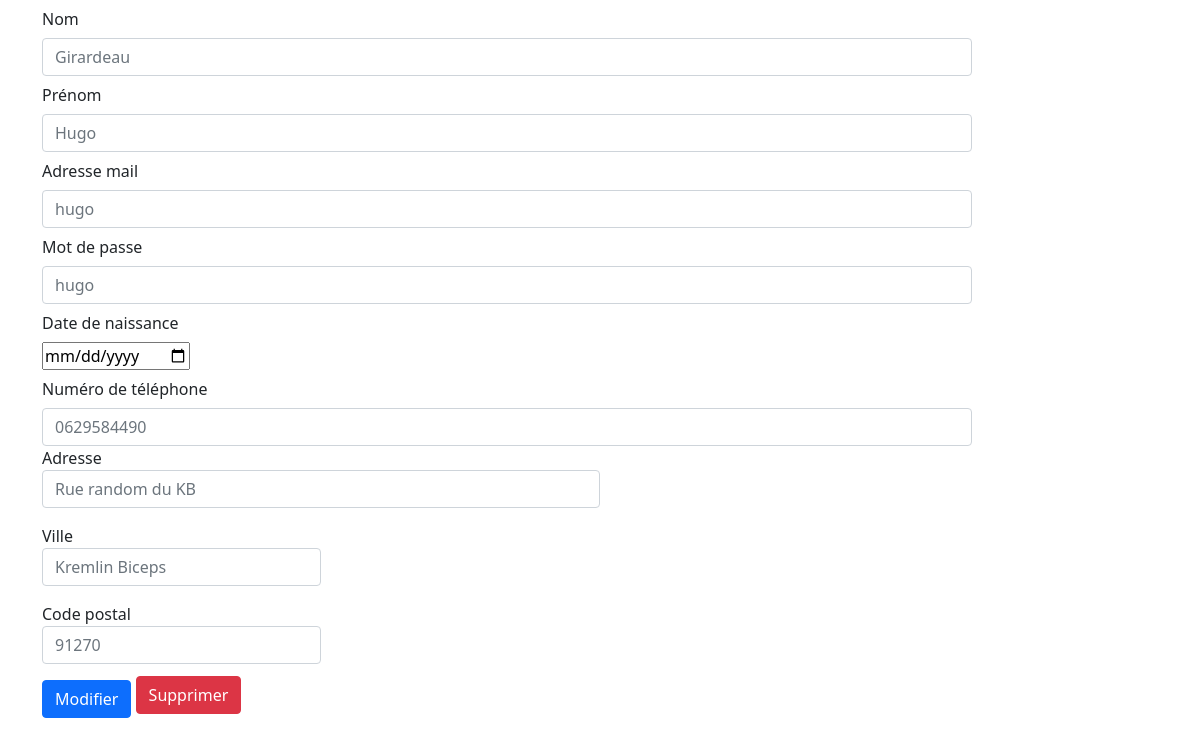
Screenshot of /modifierClient?id=1 with the database file from the repository.
### tables this page shows
CREATE TABLE IF NOT EXISTS `utilisateur` (
  `id` int(11) NOT NULL AUTO_INCREMENT,
  `nom` varchar(30) NOT NULL,
  `prenom` varchar(30) NOT NULL,
  `mail` varchar(50) NOT NULL,
  `mdp` varchar(50) NOT NULL,
  `date` date NOT NULL,
  `tel` varchar(10) NOT NULL,
  `idadresse` int(11) NOT NULL,
  PRIMARY KEY (`id`),
  KEY `idadresse` (`idadresse`)
);

CREATE TABLE IF NOT EXISTS `adresse` (
  `id` int(11) NOT NULL AUTO_INCREMENT,
  `rue` varchar(50) NOT NULL,
  `ville` varchar(50) NOT NULL,
  `cp` varchar(5) NOT NULL,
  PRIMARY KEY (`id`)
);

### modifierClient.php (the view, shortened to what this page needs)
<!DOCTYPE html>
<html lang=fr>
    <head>
        <link href="https://cdn.jsdelivr.net/npm/bootstrap@5.0.1/dist/css/bootstrap.min.css" rel="stylesheet">
        <link href="../css/style.css" rel="stylesheet">
        <?php
include 'config/connect.php';
$idclient = $_GET['id'];
?>
    </head>
    <body>
        <div class="container">
           <?php
                $sql = "SELECT * FROM utilisateur, adresse WHERE utilisateur.id =".$idclient." and utilisateur.idadresse = adresse.id";
                if ($result = $conn->query($sql)){
                    while ($obj = $result->fetch_object()){
                        ?>
                       <div class='col-12'>
                        <form action='modificationClient.php' method='post'>
                            <label for="inputNom" class="col-sm-2 col-form-label">Nom</label>
                        <div class="col-sm-10">
                            <input type="text" class="form-control" id="inputNom" placeholder=<?php echo $obj->nom ?> name="nom">
                        </div>
                        <label for="inputPrenom" class="col-sm-2 col-form-label">Prénom</label>
                    <div class="col-sm-10">
                        <input type="text" class="form-control" id="inputPrenom" placeholder=<?php echo $obj->prenom ?> name="prenom">
                    </div>
                    <label for="inputEmail" class="col-sm-2 col-form-label">Adresse mail</label>
                    <div class="col-sm-10">
                        <input type="text" class="form-control" id="inputEmail" placeholder=<?php echo $obj->mail ?> name="mail">
                    </div>
                    <label for="inputPassword" class="col-sm-2 col-form-label">Mot de passe</label>
                    <div class="col-sm-10">
                        <input type="password" class="form-control" id="inputPassword" placeholder=<?php echo $obj->mdp ?> name="mdp">
                    </div>
                    <label for="inputDate" class="col-sm-2 col-form-label">Date de naissance</label>
                    <div class="col-sm-10">
                        <input type="date" id="inputDate" name="date">
                    </div>
                    <label for="inputTel" class="col-sm-2 col-form-label">Numéro de téléphone</label>
                    <div class="col-sm-10">
                        <input type="text" class="form-control" id="inputEmail" placeholder=<?php echo $obj->tel ?> name="tel" onkeypress='return event.charCode >= 48 && event.charCode <= 57' maxlength="10" minlength="10">
                    </div>
                    <div class="col-md-6 mb-3">
                        <label for="inputAdresse">Adresse</label>
                        <input type="text" class="form-control " id="inputAdresse" name="adresse" placeholder="<?php echo $obj->rue ?>" >
                        </div>
                        <div class="col-md-3 mb-3">
                        <label for="inputVille">Ville</label>
                        <input type="text" class="form-control " id="inputVille" name="ville" placeholder="<?php echo $obj->ville ?>" >
                        </div>
                        <div class="col-md-3 mb-3">
                        <label for="inputCP">Code postal</label>
                        <input type="text" class="form-control " id="inputCP" name="cp" placeholder="<?php echo $obj->cp ?>"  onkeypress='return event.charCode >= 48 && event.charCode <= 57' maxlength="5" minlength="5">
                    <button type="submit" class="btn btn-primary mb-2">Modifier</button>
                         </form>
                         <?php echo "<a class='btn btn-danger' href='supprimerClient?id=".$idclient."' role='button'>Supprimer</a>" ?>
                        </div>
                        <?php
                    }
                }
           ?>
        </div>
    </body>
</html>

### css/style.css (style rules this page uses)
a { text-decoration: none; color: #000; }
button { margin-top: 1em; }

### rows the page displays
utilisateur: nom "Girardeau", prenom "Hugo", mail "hugo", tel "0629584490", adresse "Rue random du KB", ville "Kremlin Biceps", cp "91270"
